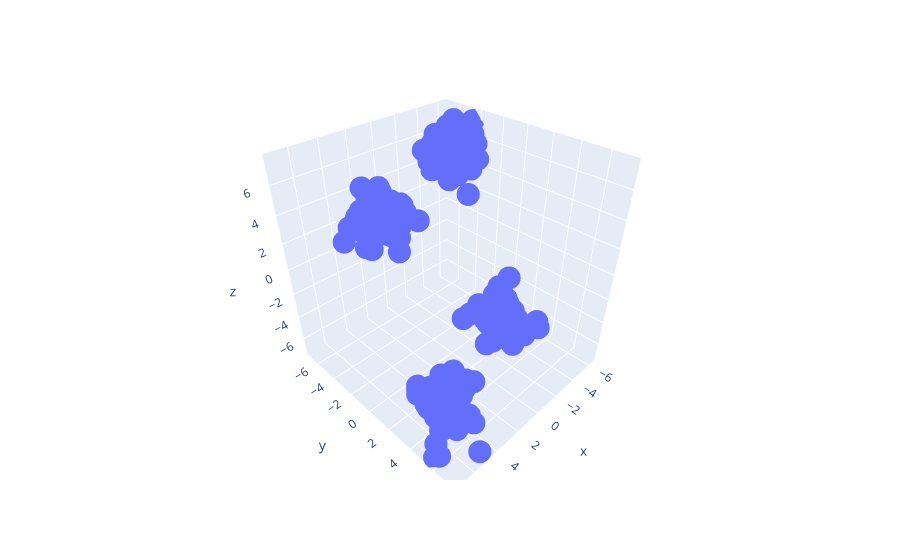

Here is the notebook cell this chart was saved with:
### Code cell
import plotly.express as px 
px.scatter_3d(x=X[:,0],y=X[:,1],z=X[:,2])

### Figure 1 — Plotly figure (JSON) as saved in the notebook; plotly's stock layout.template omitted (floating-point values rounded to 4 significant figures; data arrays with more than 128 entries replaced by an {"elided": "..."} marker saying what was removed)
{"data": [{"hovertemplate": "x=%{x}<br>y=%{y}<br>z=%{z}<extra></extra>", "legendgroup": "", "marker": {"color": "#636efa", "symbol": "circle"}, "mode": "markers", "name": "", "scene": "scene", "showlegend": false, "type": "scatter3d", "x": {"elided": "200 float values"}, "y": {"elided": "200 float values"}, "z": {"elided": "200 float values"}}], "layout": {"legend": {"tracegroupgap": 0}, "margin": {"t": 60}, "scene": {"domain": {"x": [0, 1], "y": [0, 1]}, "xaxis": {"title": {"text": "x"}}, "yaxis": {"title": {"text": "y"}}, "zaxis": {"title": {"text": "z"}}}}}
